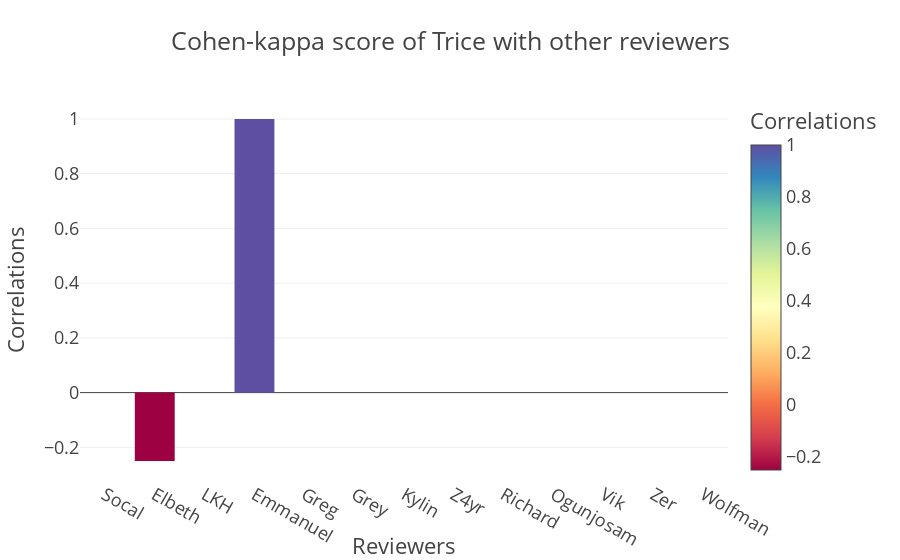

Source (notebook cell):
### Code cell
px.bar(data_frame=df, 
      x= "Reviewers",
      y="Correlations",
      color="Correlations",
       template="presentation",
      color_continuous_scale=px.colors.diverging.Spectral,
       title="Cohen-kappa score of Trice with other reviewers",
      #width=500
      )

### Figure 1 — Plotly figure (JSON) as saved in the notebook; plotly's stock layout.template omitted (floating-point values rounded to 4 significant figures)
{"data": [{"alignmentgroup": "True", "hovertemplate": "Reviewers=%{x}<br>Correlations=%{marker.color}<extra></extra>", "legendgroup": "", "marker": {"color": [0, -0.25, 0, 1, 0, null, 0, 0, 0, 0, 0, 0, 0], "coloraxis": "coloraxis", "pattern": {"shape": ""}}, "name": "", "offsetgroup": "", "orientation": "v", "showlegend": false, "textposition": "auto", "type": "bar", "x": ["Socal", "Elbeth", "LKH", "Emmanuel", "Greg", "Grey", "Kylin", "Z4yr", "Richard", "Ogunjosam", "Vik", "Zer", "Wolfman"], "xaxis": "x", "y": [0, -0.25, 0, 1, 0, null, 0, 0, 0, 0, 0, 0, 0], "yaxis": "y"}], "layout": {"barmode": "relative", "coloraxis": {"colorbar": {"title": {"text": "Correlations"}}, "colorscale": [[0, "rgb(158,1,66)"], [0.1, "rgb(213,62,79)"], [0.2, "rgb(244,109,67)"], [0.3, "rgb(253,174,97)"], [0.4, "rgb(254,224,139)"], [0.5, "rgb(255,255,191)"], [0.6, "rgb(230,245,152)"], [0.7, "rgb(171,221,164)"], [0.8, "rgb(102,194,165)"], [0.9, "rgb(50,136,189)"], [1, "rgb(94,79,162)"]]}, "legend": {"tracegroupgap": 0}, "title": {"text": "Cohen-kappa score of Trice with other reviewers"}, "xaxis": {"anchor": "y", "domain": [0, 1], "title": {"text": "Reviewers"}}, "yaxis": {"anchor": "x", "domain": [0, 1], "title": {"text": "Correlations"}}}}
